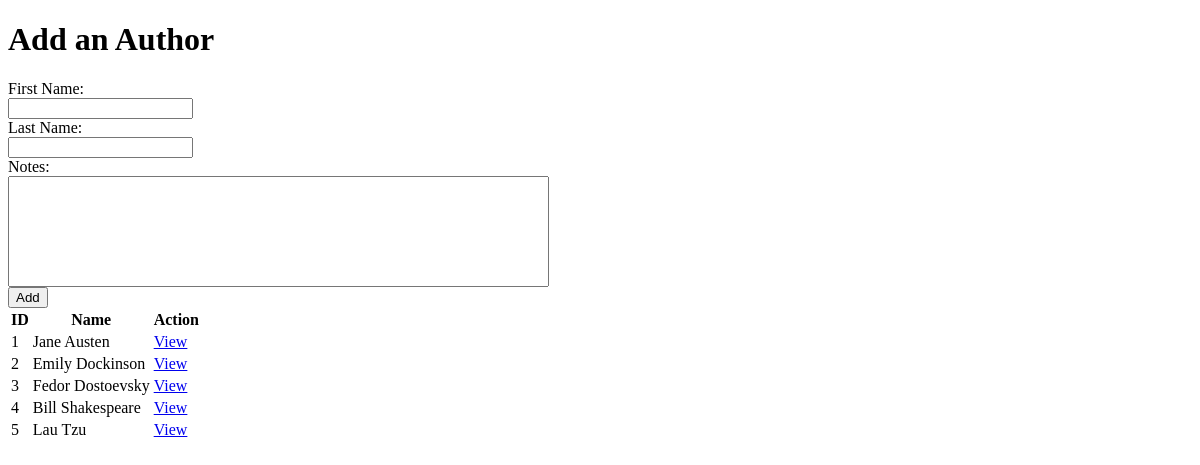
The app's page /authors, older data.
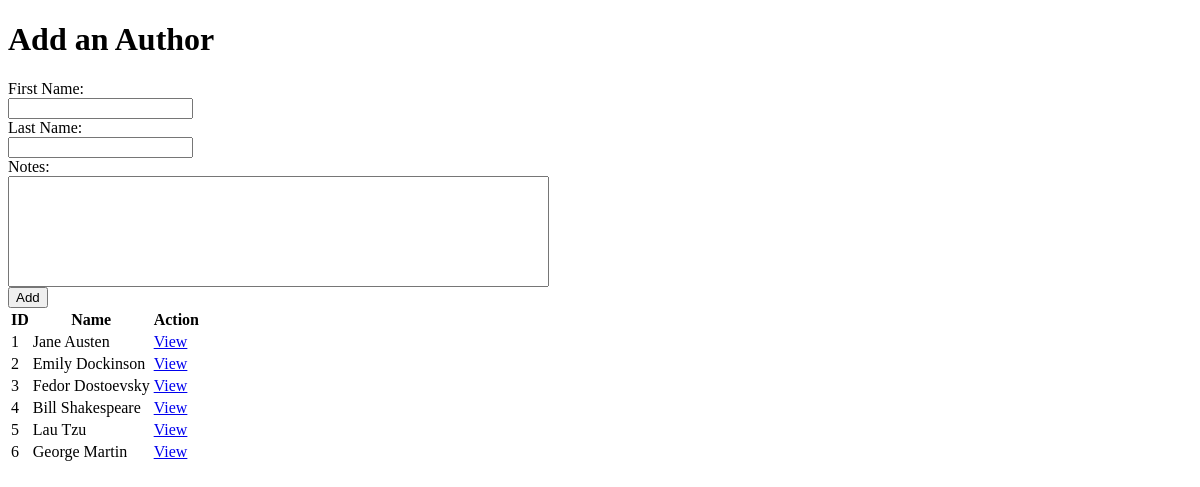
The same page, newer data.
### books_authors_app/models.py (models this page shows)
class Author(models.Model):
    first_name = models.CharField(max_length = 45)
    last_name = models.CharField(max_length = 45)
    notes = models.TextField()
    books = models.ManyToManyField(Book, related_name = "authors")
    created_at = models.DateTimeField(auto_now_add=True)
    updated_at = models.DateTimeField(auto_now=True)

### books_authors_app/views.py (the view)
# urls.py: path('authors', views.authors),
def authors(request):
    context = {
        "authors": Author.objects.all()
    }
    return render(request, "authors.html", context)

### books_authors_app/templates/authors.html (shortened to what this page needs)
<!DOCTYPE html>
<html lang="en">
<head>
    {%load static%}
    <link rel="stylesheet" type="text/css" href="{%static 'style.css'%}">
</head>
<body>
    <h1>Add an Author</h1>
    <form action="/author/add" method="POST">
        First Name: <input type="text" name="author_first_name">
        Last Name: <input type="text" name="author_last_name">
        Notes: <textarea name="author_notes" id="" cols="65" rows="7"></textarea>
        <input type="submit" value="Add">
    </form>
    <table>
        <tr>
            <th>ID</th>
            <th>Name</th>
            <th>Action</th>
        </tr>
        {% for author in authors %}
            <tr>
                <td>{{ author.id }}</td>
                <td>{{ author.first_name }} {{author.last_name}}</td>
                <td><a href="/authors/{{author.id}}">View</a></td>
            </tr>
        {% endfor %}
    </table>
</body>
</html>

Row changes from the older to the newer data that the page shows:
added Author: id "6", first_name "George", last_name "Martin"
